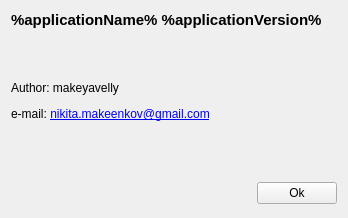
<?xml version="1.0" encoding="UTF-8"?>
<ui version="4.0">
 <class>About</class>
 <widget class="QWidget" name="About">
  <property name="geometry">
   <rect>
    <x>0</x>
    <y>0</y>
    <width>348</width>
    <height>218</height>
   </rect>
  </property>
  <property name="minimumSize">
   <size>
    <width>348</width>
    <height>218</height>
   </size>
  </property>
  <property name="maximumSize">
   <size>
    <width>348</width>
    <height>218</height>
   </size>
  </property>
  <property name="windowTitle">
   <string>About</string>
  </property>
  <property name="windowIcon">
   <iconset resource="icons.qrc">
    <normaloff>:/icons/icon</normaloff>:/icons/icon</iconset>
  </property>
  <layout class="QVBoxLayout" name="verticalLayout">
   <item>
    <widget class="QLabel" name="labelAbout">
     <property name="text">
      <string>&lt;html&gt;&lt;head/&gt;&lt;body&gt;&lt;p&gt;&lt;span style=&quot; font-size:11pt; font-weight:600;&quot;&gt;%applicationName% %applicationVersion%&lt;/span&gt;&lt;/p&gt;&lt;p&gt;&lt;br/&gt;&lt;/p&gt;&lt;p&gt;Author: makeyavelly&lt;/p&gt;&lt;p&gt;e-mail: &lt;a href=&quot;mailto:nikita.makeenkov@gmail.com&quot;&gt;&lt;span style=&quot; text-decoration: underline; color:#0000ff;&quot;&gt;nikita.makeenkov@gmail.com&lt;/span&gt;&lt;/a&gt;&lt;/p&gt;&lt;/body&gt;&lt;/html&gt;</string>
     </property>
     <property name="alignment">
      <set>Qt::AlignLeading|Qt::AlignLeft|Qt::AlignTop</set>
     </property>
    </widget>
   </item>
   <item>
    <widget class="QWidget" name="widget" native="true">
     <property name="maximumSize">
      <size>
       <width>16777215</width>
       <height>28</height>
      </size>
     </property>
     <layout class="QHBoxLayout" name="horizontalLayout">
      <property name="leftMargin">
       <number>0</number>
      </property>
      <property name="topMargin">
       <number>0</number>
      </property>
      <property name="rightMargin">
       <number>0</number>
      </property>
      <property name="bottomMargin">
       <number>0</number>
      </property>
      <item>
       <spacer name="horizontalSpacer">
        <property name="orientation">
         <enum>Qt::Horizontal</enum>
        </property>
        <property name="sizeHint" stdset="0">
         <size>
          <width>293</width>
          <height>20</height>
         </size>
        </property>
       </spacer>
      </item>
      <item>
       <widget class="QPushButton" name="btOk">
        <property name="text">
         <string>Ok</string>
        </property>
       </widget>
      </item>
     </layout>
    </widget>
   </item>
  </layout>
 </widget>
 <resources>
  <include location="icons.qrc"/>
 </resources>
 <connections/>
</ui>
